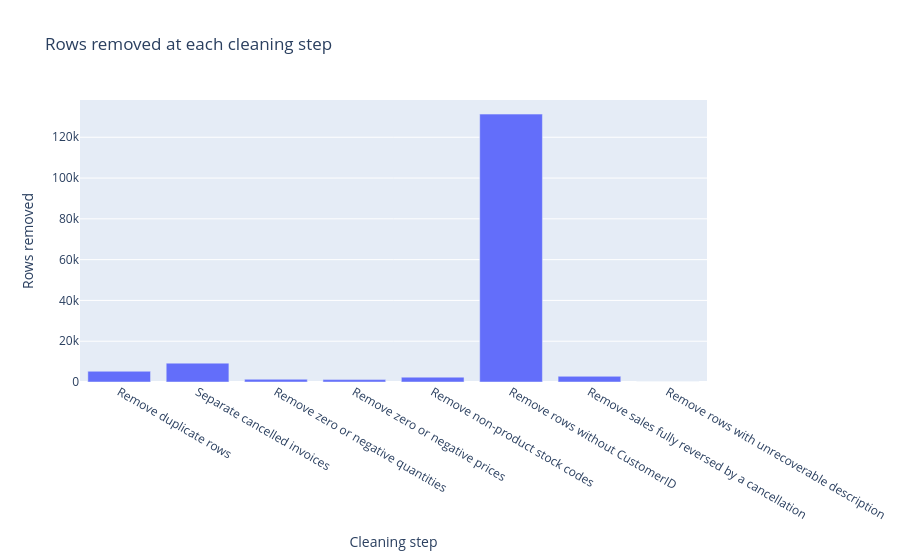

Notebook code for this chart:
### Code cell
steps_only = cleaning_log_df[cleaning_log_df["step"] != "Total"]
fig = px.bar(
    steps_only,
    x="step",
    y="rows_removed",
    title="Rows removed at each cleaning step",
    labels={"rows_removed": "Rows removed", "step": "Cleaning step"},
)
fig.show()

### Figure 1 — Plotly figure (JSON) as saved in the notebook; plotly's stock layout.template omitted (floating-point values rounded to 4 significant figures)
{"data": [{"hovertemplate": "Cleaning step=%{x}<br>Rows removed=%{y}<extra></extra>", "legendgroup": "", "marker": {"color": "#636efa", "pattern": {"shape": ""}}, "name": "", "orientation": "v", "showlegend": false, "textposition": "auto", "type": "bar", "x": ["Remove duplicate rows", "Separate cancelled invoices", "Remove zero or negative quantities", "Remove zero or negative prices", "Remove non-product stock codes", "Remove rows without CustomerID", "Remove sales fully reversed by a cancellation", "Remove rows with unrecoverable description"], "xaxis": "x", "y": [5268, 9251, 1336, 1176, 2374, 131354, 2797, 0], "yaxis": "y"}], "layout": {"barmode": "relative", "legend": {"tracegroupgap": 0}, "title": {"text": "Rows removed at each cleaning step"}, "xaxis": {"anchor": "y", "domain": [0.0, 1.0], "title": {"text": "Cleaning step"}}, "yaxis": {"anchor": "x", "domain": [0.0, 1.0], "title": {"text": "Rows removed"}}}}
